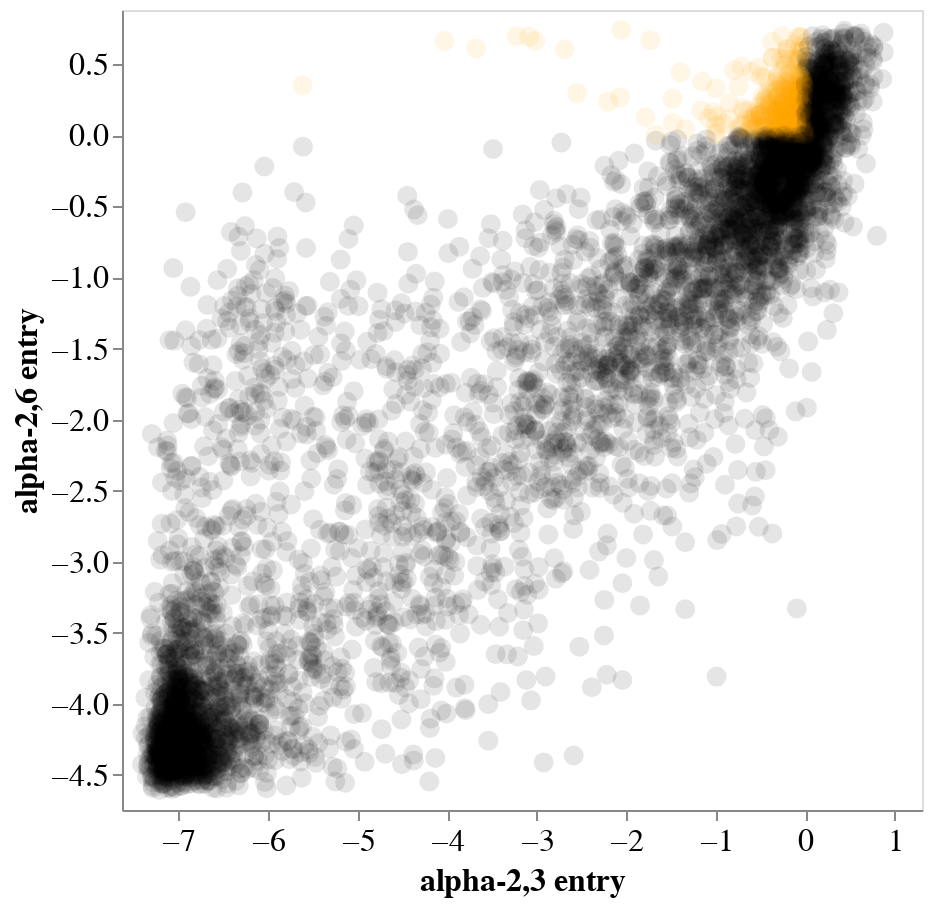

Here is the notebook cell this chart was saved with:
### Code cell
alt.data_transformers.disable_max_rows()


slider_1 = alt.binding_range(
    min=sialic_acid_entry["times_seen_x"].min(),
    max=sialic_acid_entry["times_seen_x"].max(),
    step=1,
    name="times seen",
)
selector_1 = alt.selection_point(
    name="SelectorName1",
    fields=["times_seen_x"],
    bind=slider_1,
    value= 3,
)

corr_chart = (
    alt.Chart(sialic_acid_entry)
    .encode(
        x=alt.X(
            "2,3-linked entry",
            title="alpha-2,3 entry",
            axis=alt.Axis(grid=False),
            scale=alt.Scale(domain=[sialic_acid_entry["2,3-linked entry"].min(),
                                    sialic_acid_entry["2,3-linked entry"].max()],
                            padding=10)
        ),
        y=alt.Y(
            "2,6-linked entry",
            title="alpha-2,6 entry",
            axis=alt.Axis(grid=False),
            scale=alt.Scale(domain=[sialic_acid_entry["2,6-linked entry"].min(),
                                    sialic_acid_entry["2,6-linked entry"].max()],
                            padding=10),
        ),
        tooltip=[
            alt.Tooltip(c, format=".3g") if sialic_acid_entry[c].dtypes == float
            else c
            for c in sialic_acid_entry.columns.tolist()
        ],
        opacity=alt.condition(
            alt.FieldOneOfPredicate('site_x', list(range(13, 331))),
            alt.value(1),
            alt.value(0.1)
        ),
        color=alt.condition(
            (alt.datum["2,3-linked entry"] < 0) & (alt.datum["2,6-linked entry"] > 0),
            alt.value('orange'),
            alt.value('black')
        )
    ) 
    .mark_circle(filled=True, size=100, opacity=0.4)
    .resolve_scale(y="independent", x="independent")
    .properties(width=400, height=400)
    .add_params(selector_1)
    .transform_filter(alt.datum["times_seen_x"] > selector_1["times_seen_x"])
)


# Configure axis title font size
corr_chart = corr_chart.configure_axis(
    titleFontSize=16,
    labelFontSize=16
)
corr_chart

### Figure 1 — Vega-Lite specification as saved in the notebook (floating-point values rounded to 4 significant figures; data arrays with more than 128 entries replaced by an {"elided": "..."} marker saying what was removed)
{"config": {"view": {"continuousWidth": 300, "continuousHeight": 300}, "axis": {"labelFontSize": 16, "titleFontSize": 16}}, "data": {"name": "data-b399b91efde22ac9f74dd32d5dd504f4"}, "mark": {"type": "circle", "filled": true, "opacity": 0.4, "size": 100}, "encoding": {"color": {"condition": {"test": "((datum['2,3-linked entry'] < 0) && (datum['2,6-linked entry'] > 0))", "value": "orange"}, "value": "black"}, "opacity": {"condition": {"test": {"field": "site_x", "oneOf": {"elided": "318 int values"}}, "value": 1}, "value": 0.1}, "tooltip": [{"field": "site", "type": "nominal"}, {"field": "wildtype", "type": "nominal"}, {"field": "mutant", "type": "nominal"}, {"field": "2,3-linked entry", "format": ".3g", "type": "quantitative"}, {"field": "2,3-linked entry_std", "format": ".3g", "type": "quantitative"}, {"field": "times_seen_x", "format": ".3g", "type": "quantitative"}, {"field": "n_selections_x", "type": "quantitative"}, {"field": "2,6-linked entry", "format": ".3g", "type": "quantitative"}, {"field": "2,6-linked entry_std", "format": ".3g", "type": "quantitative"}, {"field": "times_seen_y", "format": ".3g", "type": "quantitative"}, {"field": "n_selections_y", "format": ".3g", "type": "quantitative"}], "x": {"axis": {"grid": false}, "field": "2,3-linked entry", "scale": {"domain": [-7.407, 1.079], "padding": 10}, "title": "alpha-2,3 entry", "type": "quantitative"}, "y": {"axis": {"grid": false}, "field": "2,6-linked entry", "scale": {"domain": [-4.607, 0.7418], "padding": 10}, "title": "alpha-2,6 entry", "type": "quantitative"}}, "height": 400, "params": [{"name": "SelectorName1", "select": {"type": "point", "fields": ["times_seen_x"]}, "bind": {"input": "range", "max": 58.5, "min": 1.0, "name": "times seen", "step": 1}, "value": 3}], "resolve": {"scale": {"x": "independent", "y": "independent"}}, "transform": [{"filter": "(datum['times_seen_x'] > SelectorName1['times_seen_x'])"}], "width": 400, "$schema": "https://vega.github.io/schema/vega-lite/v5.15.1.json", "datasets": {"data-b399b91efde22ac9f74dd32d5dd504f4": {"elided": "10261 records"}}}
